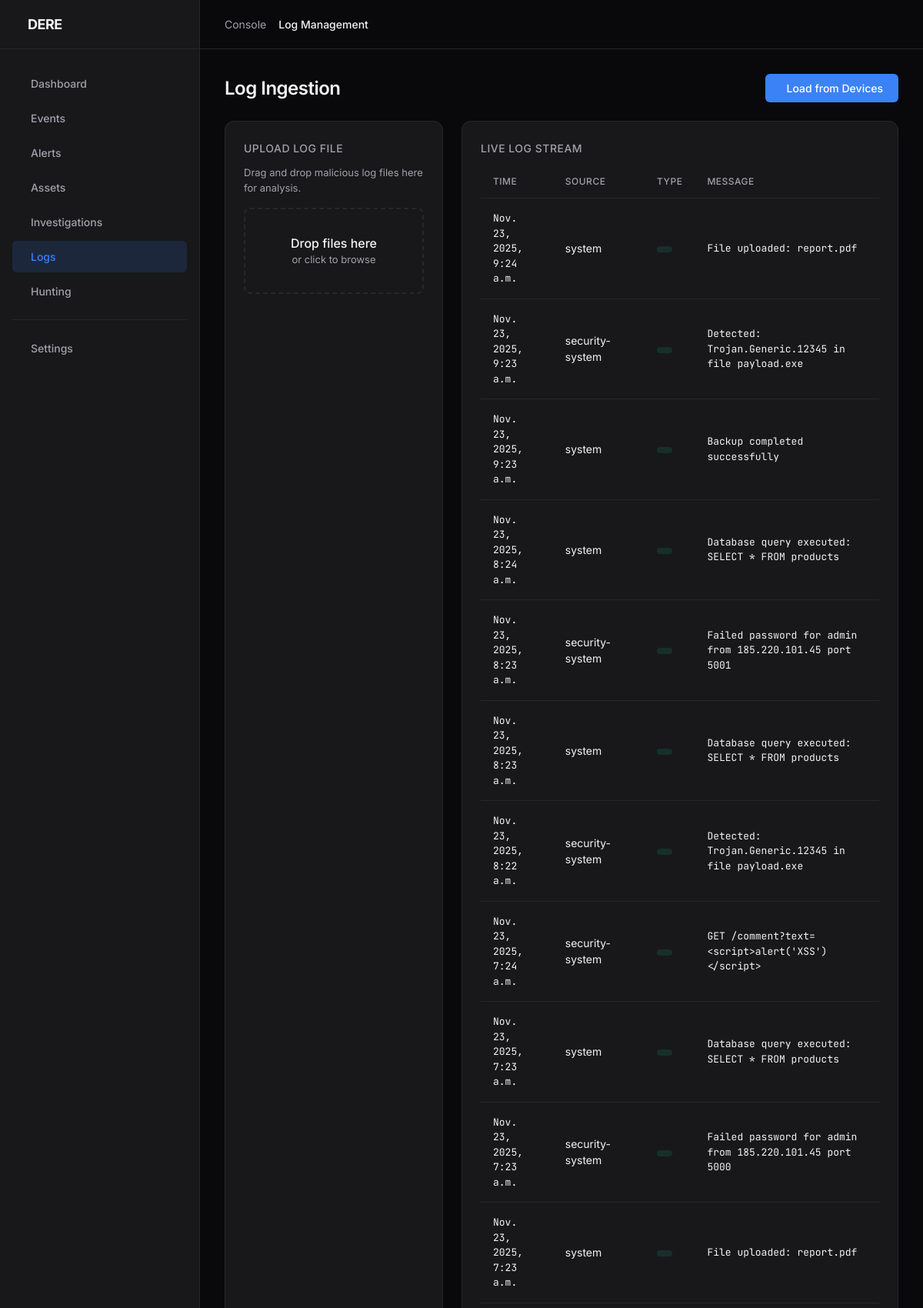
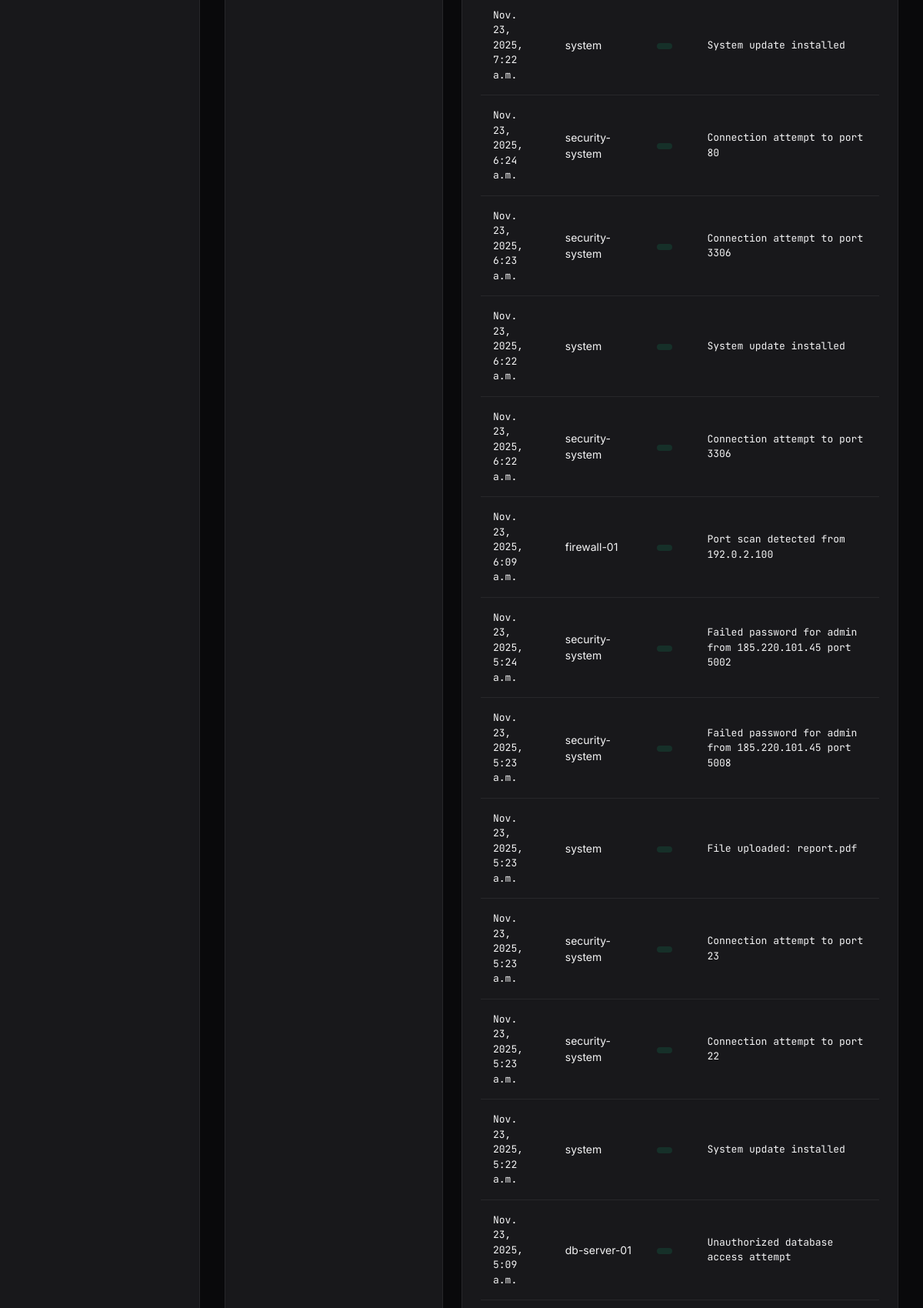
Page /logs/ (signed in, upper part) on the committed database (2 pictures, top to bottom).
### apps/core/models.py (models this page shows, shortened)
class Event(models.Model):
    SEVERITY_CHOICES = [
        ('info', 'Info'),
        ('low', 'Low'),
        ('medium', 'Medium'),
        ('high', 'High'),
        ('critical', 'Critical'),
    ]
    EVENT_CATEGORIES = [
        ('authentication', 'Authentication'),
        ('network', 'Network'),
        ('malware', 'Malware'),
        ('data_access', 'Data Access'),
        ('system', 'System'),
        ('application', 'Application'),
        ('threat', 'Threat'),
    ]
    time = models.DateTimeField(db_index=True)
    source = models.CharField(max_length=128, db_index=True)
    log_source = models.ForeignKey(LogSource, null=True, blank=True, on_delete=models.SET_NULL)
    message = models.TextField()
    raw_log = models.TextField(blank=True)
    severity = models.CharField(max_length=16, choices=SEVERITY_CHOICES, default='info', db_index=True)
    category = models.CharField(max_length=32, choices=EVENT_CATEGORIES, default='system')
    asset = models.ForeignKey(Asset, null=True, blank=True, on_delete=models.SET_NULL)
    source_ip = models.GenericIPAddressField(null=True, blank=True, db_index=True)
    dest_ip = models.GenericIPAddressField(null=True, blank=True)
    source_port = models.IntegerField(null=True, blank=True)
    dest_port = models.IntegerField(null=True, blank=True)
    username = models.CharField(max_length=128, blank=True, db_index=True)
    process_name = models.CharField(max_length=256, blank=True)
    file_path = models.CharField(max_length=512, blank=True)
    protocol = models.CharField(max_length=32, blank=True)
    action = models.CharField(max_length=64, blank=True)
    result = models.CharField(max_length=64, blank=True)
    source_geo_country = models.CharField(max_length=64, blank=True)
    source_geo_city = models.CharField(max_length=128, blank=True)
    source_geo_lat = models.FloatField(null=True, blank=True)
    source_geo_lon = models.FloatField(null=True, blank=True)
    tags = models.TextField(blank=True)  # JSON array
    custom_fields = models.TextField(blank=True)  # JSON object
    created = models.DateTimeField(auto_now_add=True)
    class Meta:
        ordering = ['-time']
        indexes = [
            models.Index(fields=['-time', 'severity']),
            models.Index(fields=['source_ip', '-time']),
        ]

### apps/core/views.py (the view, shortened to what this page needs)
# urls.py: path('logs/', views.logs_view, name='logs'),
@login_required
def logs_view(request):
    upload_form = LogUploadForm()
    upload_success = False
    upload_stats = None
    log_sources = LogSource.objects.all().order_by('-last_event_time')
    recent_logs = Event.objects.all().order_by('-time')[:50]
    context = {
        'log_sources': log_sources,
        'logs': recent_logs,
        'upload_form': upload_form,
        'upload_success': upload_success,
        'upload_stats': upload_stats,
    }
    return render(request, 'siem/logs.html', context)

### templates/siem/logs.html (shortened to what this page needs)
{% extends 'base.html' %}
{% block page_title %}Log Management{% endblock %}
{% block content %}
<div class="container">
    <div class="top-row">
        <h2>Log Ingestion</h2>
        <div class="center">
            <button class="btn" onclick="simulateLoad()"> Load from
                Devices</button>
        </div>
    </div>
    <div class="grid" style="grid-template-columns: 1fr 2fr;">
        <div class="card">
            <h3>Upload Log File</h3>
            <p class="muted small" style="margin-bottom: 16px;">Drag and drop malicious log files here for analysis.</p>
            <div id="drop-zone"
                style="border: 2px dashed var(--border-subtle); border-radius: 8px; padding: 32px; text-align: center; cursor: pointer; transition: all 0.2s;">
                <div style="font-weight: 500;">Drop files here</div>
                <div class="small muted">or click to browse</div>
            </div>
        </div>
        <div class="card">
            <h3>Live Log Stream</h3>
            <div class="table-container">
                <table class="table">
                    <thead>
                        <tr>
                            <th>Time</th>
                            <th>Source</th>
                            <th>Type</th>
                            <th>Message</th>
                        </tr>
                    </thead>
                    <tbody id="log-table-body">
                        {% for log in logs %}
                        <tr>
                            <td style="font-family: 'JetBrains Mono'; font-size: 13px;">{{ log.time }}</td>
                            <td>{{ log.source }}</td>
                            <td><span class="severity sev-low">{{ log.type }}</span></td>
                            <td style="font-family: 'JetBrains Mono'; font-size: 13px;">{{ log.message }}</td>
                        </tr>
                        {% endfor %}
                    </tbody>
                </table>
            </div>
        </div>
    </div>
</div>
{% endblock %}

### static/css/styles.css (style rules this page uses)
:root { --bg-app: #09090b; --bg-panel: #18181b; --bg-card: #18181b; --bg-hover: #27272a; --text-main: #f4f4f5; --text-muted: #a1a1aa; --text-dim: #52525b; --accent-primary: #3b82f6; --accent-hover: #2563eb; --accent-glow: rgba(59, 130, 246, 0.15); --status-success: #10b981; --status-warning: #f59e0b; --status-danger: #ef4444; --status-info: #06b6d4; --border-subtle: #27272a; --border-focus: #3b82f6; --sidebar-width: 260px; --header-height: 64px; --radius-sm: 6px; --radius-md: 12px; --radius-lg: 16px; }
*, *::before, *::after { box-sizing: border-box; margin: 0; padding: 0; }
body { font-family: 'Inter', system-ui, -apple-system, sans-serif; background-color: var(--bg-app); color: var(--text-main); line-height: 1.5; -webkit-font-smoothing: antialiased; height: 100vh; overflow: hidden; }
button { font-family: inherit; }
.container { max-width: 1200px; margin: 0 auto; }
.top-row { display: flex; justify-content: space-between; align-items: center; margin-bottom: 24px; flex-wrap: wrap; gap: 16px; }
h2 { font-size: 24px; font-weight: 600; letter-spacing: -0.5px; }
.grid { display: grid; grid-template-columns: repeat(auto-fit, minmax(300px, 1fr)); gap: 24px; }
.card { background-color: var(--bg-panel); border: 1px solid var(--border-subtle); border-radius: var(--radius-md); padding: 24px; display: flex; flex-direction: column; transition: transform 0.2s, box-shadow 0.2s; }
.card h3 { font-size: 14px; font-weight: 500; color: var(--text-muted); margin-bottom: 12px; text-transform: uppercase; letter-spacing: 0.5px; }
.table-container { overflow-x: auto; }
.table { width: 100%; border-collapse: collapse; font-size: 14px; }
.table th { text-align: left; padding: 12px 16px; color: var(--text-muted); font-weight: 500; border-bottom: 1px solid var(--border-subtle); font-size: 12px; text-transform: uppercase; letter-spacing: 0.5px; }
.table td { padding: 16px; border-bottom: 1px solid var(--border-subtle); color: var(--text-main); }
.severity { display: inline-flex; align-items: center; padding: 4px 10px; border-radius: 999px; font-size: 12px; font-weight: 600; text-transform: capitalize; }
.sev-low { background: rgba(16, 185, 129, 0.15); color: var(--status-success); }
.btn { background-color: var(--accent-primary); color: white; border: none; padding: 10px 20px; border-radius: var(--radius-sm); font-weight: 500; font-size: 14px; cursor: pointer; transition: 0.2s; display: inline-flex; align-items: center; gap: 8px; }
.muted { color: var(--text-muted); }
.small { font-size: 13px; }
.center { display: flex; align-items: center; gap: 12px; }

### rows in the picture
Event: time "Nov. 23, 2025, 9:24 a.m.", source "system", message "File uploaded: report.pdf"
Event: time "Nov. 23, 2025, 9:23 a.m.", source "security-system", message "Detected: Trojan.Generic.12345 in file payload.exe"
Event: time "Nov. 23, 2025, 9:23 a.m.", source "system", message "Backup completed successfully"
Event: time "Nov. 23, 2025, 8:24 a.m.", source "system", message "Database query executed: SELECT * FROM products"
Event: time "Nov. 23, 2025, 8:23 a.m.", source "security-system", message "Failed password for admin from 185.220.101.45 port 5001"
Event: time "Nov. 23, 2025, 8:23 a.m.", source "system", message "Database query executed: SELECT * FROM products"
Event: time "Nov. 23, 2025, 8:22 a.m.", source "security-system", message "Detected: Trojan.Generic.12345 in file payload.exe"
Event: time "Nov. 23, 2025, 7:24 a.m.", source "security-system", message "GET /comment?text=<script>alert('XSS')</script>"
Event: time "Nov. 23, 2025, 7:23 a.m.", source "system", message "Database query executed: SELECT * FROM products"
Event: time "Nov. 23, 2025, 7:23 a.m.", source "security-system", message "Failed password for admin from 185.220.101.45 port 5000"
Event: time "Nov. 23, 2025, 7:23 a.m.", source "system", message "File uploaded: report.pdf"
Event: time "Nov. 23, 2025, 7:22 a.m.", source "system", message "System update installed"
Event: time "Nov. 23, 2025, 6:24 a.m.", source "security-system", message "Connection attempt to port 80"
Event: time "Nov. 23, 2025, 6:23 a.m.", source "security-system", message "Connection attempt to port 3306"
Event: time "Nov. 23, 2025, 6:22 a.m.", source "system", message "System update installed"
Event: time "Nov. 23, 2025, 6:22 a.m.", source "security-system", message "Connection attempt to port 3306"
Event: time "Nov. 23, 2025, 6:09 a.m.", source "firewall-01", message "Port scan detected from 192.0.2.100"
Event: time "Nov. 23, 2025, 5:24 a.m.", source "security-system", message "Failed password for admin from 185.220.101.45 port 5002"
Event: time "Nov. 23, 2025, 5:23 a.m.", source "security-system", message "Failed password for admin from 185.220.101.45 port 5008"
Event: time "Nov. 23, 2025, 5:23 a.m.", source "system", message "File uploaded: report.pdf"
Event: time "Nov. 23, 2025, 5:23 a.m.", source "security-system", message "Connection attempt to port 23"
Event: time "Nov. 23, 2025, 5:23 a.m.", source "security-system", message "Connection attempt to port 22"
Event: time "Nov. 23, 2025, 5:22 a.m.", source "system", message "System update installed"
Event: time "Nov. 23, 2025, 5:09 a.m.", source "db-server-01", message "Unauthorized database access attempt"
